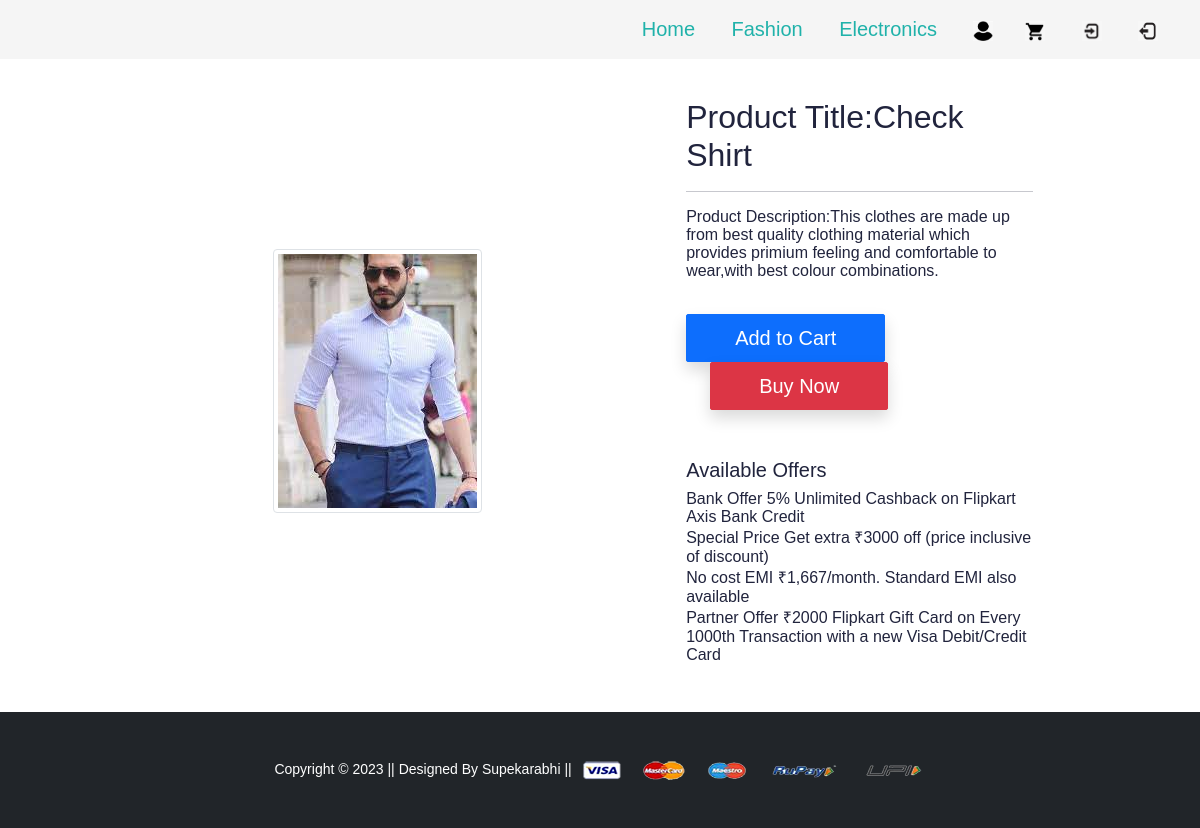
/product-detail/11, run on the app's committed database.
### app/models.py (models this page shows, shortened)
class Product(models.Model):
    title=models.CharField(max_length=100)
    selling_price=models.FloatField()
    discounted_price=models.FloatField()
    description=models.TextField()
    brand=models.CharField(max_length=100)
    category=models.CharField(choices=CATEGORY_CHOICES,max_length=2)
    product_image=models.ImageField(upload_to='productimg')

### app/views.py (the view)
# urls.py: path('product-detail/<int:pk>', views.ProductDetailView.as_view(), name='product-detail'),
class ProductDetailView(View):
 def get(self,request,pk):
  product=Product.objects.get(pk=pk)
  item_already_in_cart=False
  if request.user.is_authenticated:
    item_already_in_cart=Cart.objects.filter(Q(product=product.id) & Q(user=request.user)).exists()
  return render(request,'app/productdetail.html',{'product':product,'item_already_in_cart':item_already_in_cart})

### app/templates/app/productdetail.html (shortened to what this page needs)
{% extends 'app/base.html' %}
{% load static %}
{% block main-content %}
<div class="container my-5">
 <div class=" single_catagory_area row">
  <div class="col-sm-6 text-center align-self-center">
   <img src="{{product.product_image.url}}" alt="" class="img-fluid img-thumbnail">
  </div>
  <div class="col-sm-5 offset-sm-1">
   <h2>Product Title:{{product.title}}</h2>
   <hr>
   <p>Product Description:{{product.description}}</p> <br>
  {% if not request.user.is_authenticated %}
  <form action ="/add-to-cart" class=="d-inline">
    <button type="submit" class="btn btn-primary shadow px-5 py-2">Add to Cart</button>
  </form>
   {% endif %}
   <a href="{% url 'checkout' %}" class="btn btn-danger shadow px-5 py-2 ms-4">Buy Now</a>
   <h5 class="mt-5">Available Offers</h5>
   <ul>
    <li>Bank Offer 5% Unlimited Cashback on Flipkart Axis Bank Credit</li>
    <li>Special Price Get extra ₹3000 off (price inclusive of discount)</li>
    <li>No cost EMI ₹1,667/month. Standard EMI also available</li>
    <li>Partner Offer ₹2000 Flipkart Gift Card on Every 1000th Transaction with a new Visa Debit/Credit Card</li>
   </ul>
  </div>
 </div>
</div>
{% endblock main-content %}

### app/static/app/css/style.css (style rules this page uses)
body { padding-top:50px; }
:root { --primaryColor: #b60707; --primaryDarkColor:#ffffff; --primaryHoverColor: #480953; --secondaryColor: #F9B000; --baseColor: #21243D; --baseFont: 'Heebo', sans-serif; --titleFont: 'Courier Prime', monospace; --regular: 400; --medium: 500; --bold: 700; --black: 900; --lightBg: #F1F1F1; }
html { scroll-behavior: smooth; }
body { font-family: var(--baseFont); color: var(--baseColor); line-height: normal; }
ul { margin: 0; padding: 0; list-style-type: none; }
img { max-width: 100%; }
a { color: inherit; }
a, .btn { -webkit-transition: all 300ms ease-in-out 0s; -o-transition: all 300ms ease-in-out 0s; transition: all 300ms ease-in-out 0s; text-decoration: none; }
.btn { font-size: 20px; font-weight: var(--medium); padding: 8px 20px; border-radius: 2px; }
@media (min-width:992px) { .container, .container-lg, .container-md, .container-sm, .container-xl, .container-xxl { max-width: 890px; } }
.single_catagory_area { position: relative; overflow: hidden; margin-bottom: 0px; }

### data on the page
Product: product_image (picture), title "Check Shirt", description "This clothes are made up from best quality clothing material which provides primium feeling and comfortable to wear,with best colour combinations."
